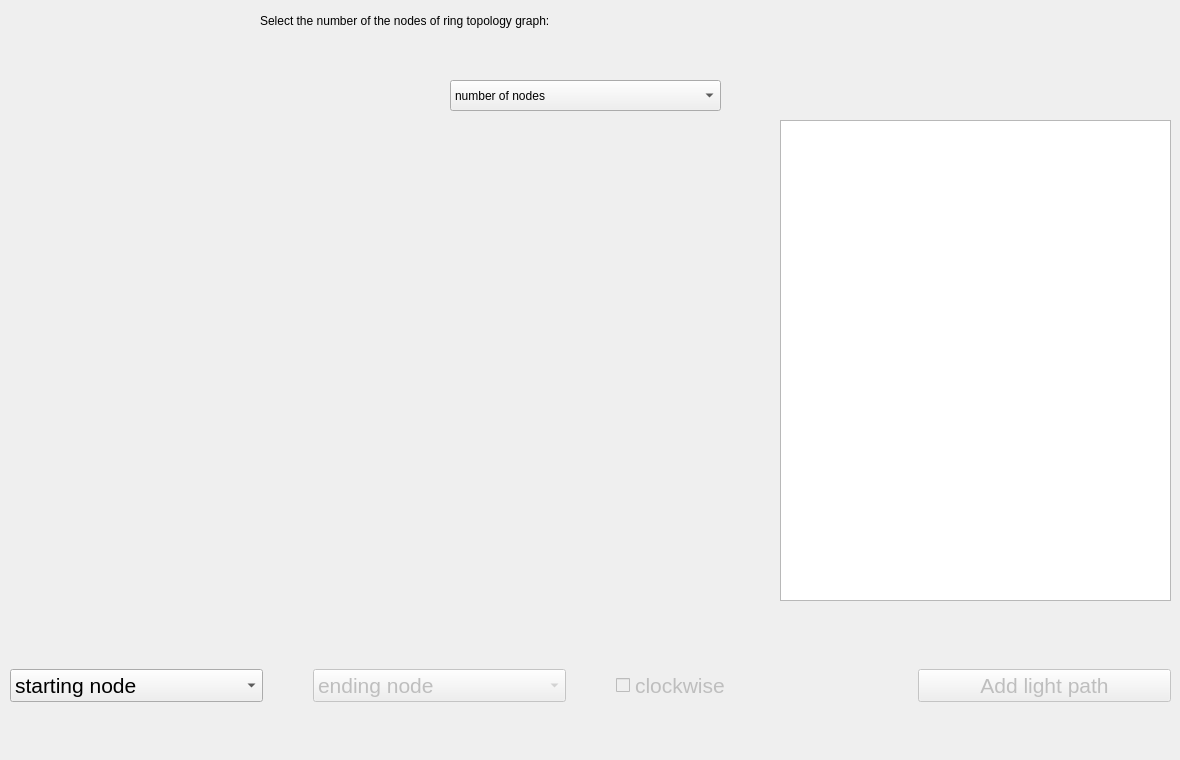
        <widget class="QWidget" name="ring_topolog_tap">
         <attribute name="title">
          <string>Ring topology</string>
         </attribute>
         <widget class="QWidget" name="add_light_path_Widget_ring" native="true">
          <property name="geometry">
           <rect>
            <x>10</x>
            <y>620</y>
            <width>1161</width>
            <height>131</height>
           </rect>
          </property>
          <property name="font">
           <font>
            <pointsize>16</pointsize>
           </font>
          </property>
          <layout class="QHBoxLayout" name="horizontalLayout_7">
           <property name="spacing">
            <number>50</number>
           </property>
           <property name="leftMargin">
            <number>0</number>
           </property>
           <item>
            <widget class="QComboBox" name="starting_node_ring">
             <item>
              <property name="text">
               <string>starting node</string>
              </property>
             </item>
            </widget>
           </item>
           <item>
            <widget class="QComboBox" name="ending_node_ring">
             <property name="enabled">
              <bool>false</bool>
             </property>
             <item>
              <property name="text">
               <string>ending node</string>
              </property>
             </item>
            </widget>
           </item>
           <item>
            <widget class="QCheckBox" name="is_long_path">
             <property name="enabled">
              <bool>false</bool>
             </property>
             <property name="text">
              <string>clockwise</string>
             </property>
            </widget>
           </item>
           <item>
            <widget class="QPushButton" name="add_light_ring">
             <property name="enabled">
              <bool>false</bool>
             </property>
             <property name="text">
              <string>Add light path</string>
             </property>
            </widget>
           </item>
          </layout>
         </widget>
         <widget class="QWidget" name="verticalLayoutWidget_18">
          <property name="geometry">
           <rect>
            <x>10</x>
            <y>120</y>
            <width>761</width>
            <height>481</height>
           </rect>
          </property>
          <layout class="QVBoxLayout" name="ring_graph_layout"/>
         </widget>
         <widget class="QLabel" name="ring_topology_label_3">
          <property name="geometry">
           <rect>
            <x>260</x>
            <y>0</y>
            <width>671</width>
            <height>41</height>
           </rect>
          </property>
          <property name="text">
           <string>Select the number of the nodes of ring topology graph:</string>
          </property>
         </widget>
         <widget class="QPlainTextEdit" name="ring_topology_plaintxt">
          <property name="geometry">
           <rect>
            <x>780</x>
            <y>120</y>
            <width>391</width>
            <height>481</height>
           </rect>
          </property>
          <property name="font">
           <font>
            <pointsize>14</pointsize>
           </font>
          </property>
          <property name="plainText">
           <string/>
          </property>
         </widget>
         <widget class="QComboBox" name="select_number_of_nodes_ring">
          <property name="geometry">
           <rect>
            <x>450</x>
            <y>80</y>
            <width>271</width>
            <height>31</height>
           </rect>
          </property>
          <item>
           <property name="text">
            <string>number of nodes</string>
           </property>
          </item>
          <item>
           <property name="text">
            <string>3</string>
           </property>
          </item>
          <item>
           <property name="text">
            <string>4</string>
           </property>
          </item>
          <item>
           <property name="text">
            <string>5</string>
           </property>
          </item>
          <item>
           <property name="text">
            <string>6</string>
           </property>
          </item>
          <item>
           <property name="text">
            <string>7</string>
           </property>
          </item>
          <item>
           <property name="text">
            <string>8</string>
           </property>
          </item>
          <item>
           <property name="text">
            <string>9</string>
           </property>
          </item>
          <item>
           <property name="text">
            <string>10</string>
           </property>
          </item>
         </widget>
        </widget>
